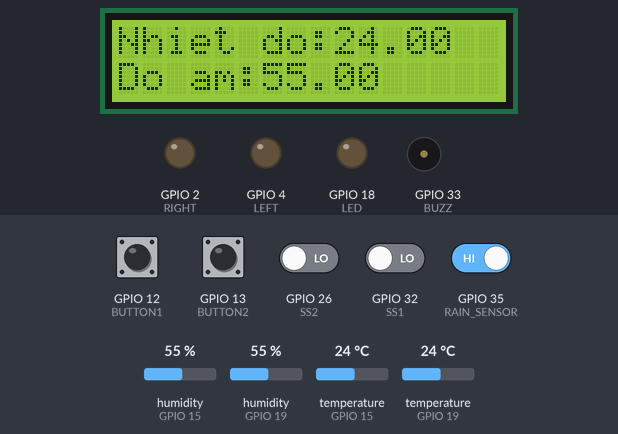
Simulated run of this sketch. Board: ESP32. Shown: 16×2 character LCD, output pins drawn as LEDs (lit = HIGH), buzzer (waves = sounding, pin HIGH). Inputs (shaded band) come from the test bench; at power-on: GPIO 12 (BUTTON1), GPIO 13 (BUTTON2), GPIO 35 (RAIN_SENSOR) HIGH, GPIO 26 (SS2), GPIO 32 (SS1) LOW, humidity (sensors on GPIO 15, GPIO 19) 55 %, temperature (sensors on GPIO 15, GPIO 19) 24 °C. WiFi joins after 1.5 s; servers stay silent unless stated.

Above: at 3.5 s.
3.6 s: GPIO 12 (BUTTON1) pulled LOW for 1 s
At 4.7 s:
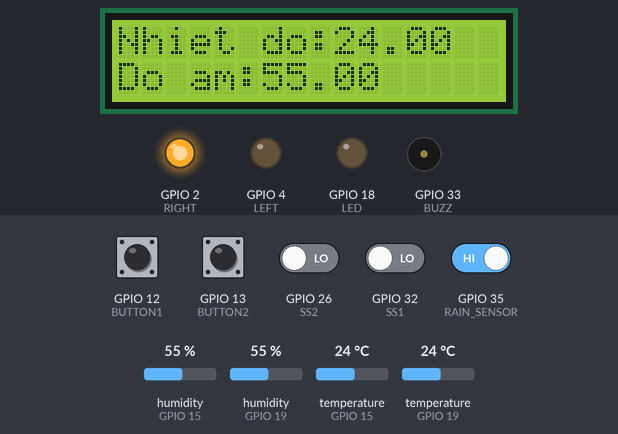
6.4 s: GPIO 13 (BUTTON2) pulled LOW for 1 s
At 7.8 s:
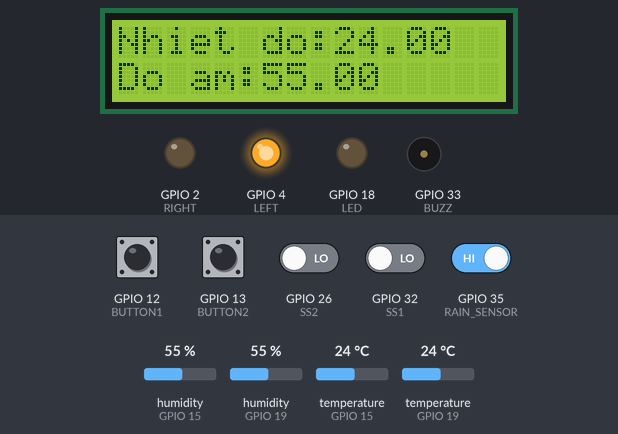
9.5 s: humidity (sensor on GPIO 15) set to 22 %
At 12.2 s:
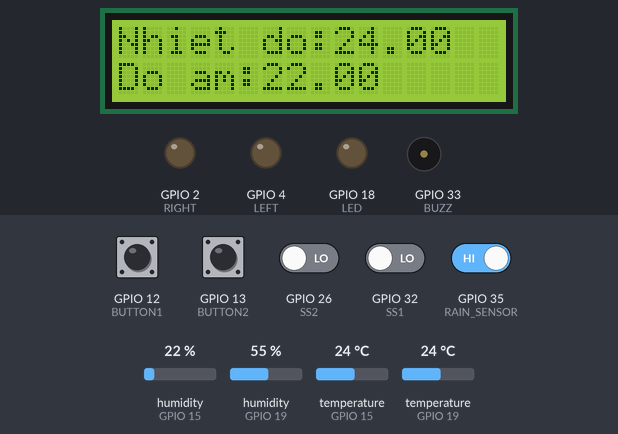
12.6 s: temperature (sensor on GPIO 15) set to 12 °C
At 13.6 s:
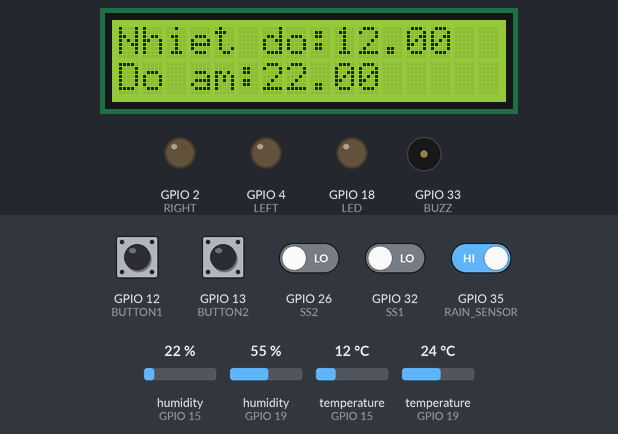
14.7 s: humidity (sensor on GPIO 15) set to 40 %
At 16.1 s:
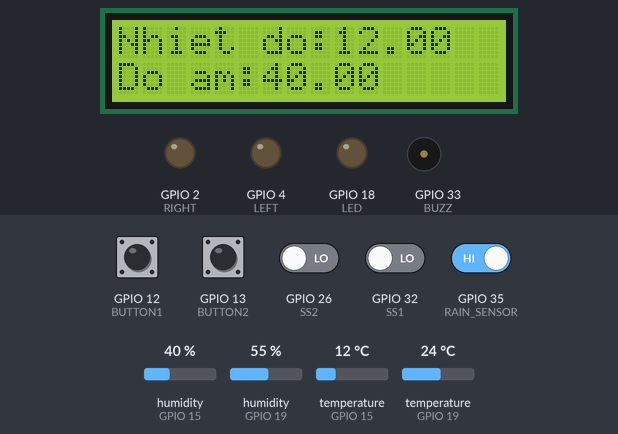
16.7 s: temperature (sensor on GPIO 15) set to 19 °C
At 18.7 s:
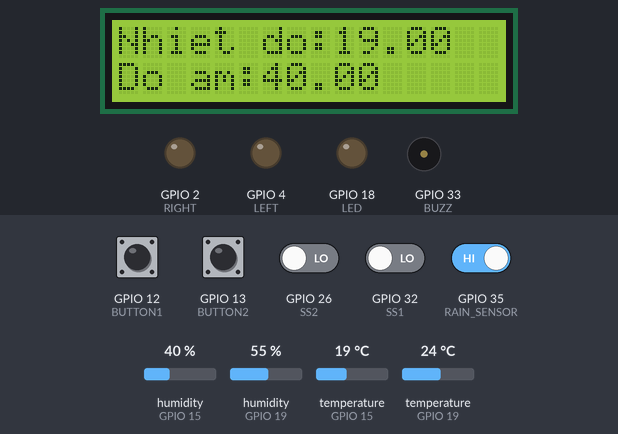
Timing chart, 0 to 19.8 s (numbered marks = the images above; inputs shaded):
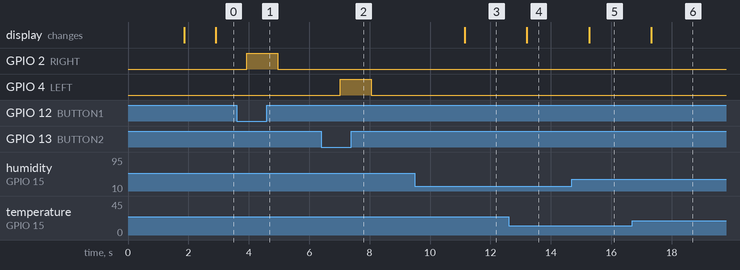

Measured:
- after the input at 3.6 s, GPIO 2 (RIGHT): LOW → HIGH after 0.33 s, → LOW 1.0 s later
- after the input at 6.4 s, GPIO 4 (LEFT): LOW → HIGH after 0.62 s, → LOW 1.0 s later
- after the input at 9.5 s, the display: changes after 1.6 s (image 3)
- after the input at 12.6 s, the display: changes after 0.61 s (image 4)
- after the input at 14.7 s, the display: changes after 0.57 s (image 5)
- after the input at 16.7 s, the display: changes after 0.63 s (image 6)

The sketch:

esp32.ino
```cpp
#define BLYNK_TEMPLATE_ID "TMPL63aM_ruoh"
#define BLYNK_TEMPLATE_NAME "test1"
#define BLYNK_AUTH_TOKEN "I9Xjh73bpGQZQ8mYB6-c5bsMpLe9Bt8J"

#include <WiFi.h>
#include <WiFiClient.h>
#include <BlynkSimpleEsp32.h>
#include <string.h>

#include <DHT.h>
#include <Wire.h>
#include <string.h>
#include <LiquidCrystal_I2C.h>

// set the LCD number of columns and rows
int lcdColumns = 16;
int lcdRows = 2;
LiquidCrystal_I2C lcd(0x27, lcdColumns, lcdRows);


//define sensor
#define DHTPIN1 19
#define DHTPIN2 15
#define sensorPower 34
#define RAIN_SENSOR 35
#define DHTTYPE DHT22
#define BUZZ 33
#define LED 18
#define BUTTON1 12
#define BUTTON2 13
#define RIGHT 2
#define LEFT 4
#define LED_BUTTON 27
#define SS1 32
#define SS2 26
#define BZ 33

DHT dht1(DHTPIN1, DHTTYPE);
DHT dht2(DHTPIN2, DHTTYPE);


//define virture pin
#define VPIN_BUTTON_0    V0
#define VPIN_BUTTON_1    V1
#define VPIN_BUTTON_2    V2
#define VPIN_BUTTON_3    V3
#define VPIN_BUTTON_4    V4


int RAIN_SENSOR_VALUE;
char auth[] = BLYNK_AUTH_TOKEN;
int LED_VALUE;
int button;
int button4;

// Your WiFi Credentials.
// Set password to "" for open networks.
char ssid[] = "Revenge";
char pass[] = "123456789";

void setup(){
  Serial.begin(9600);
  dht1.begin();
  dht2.begin();
  digitalWrite(sensorPower, LOW);
  pinMode(BUZZ, OUTPUT);
  pinMode(LED, OUTPUT);
  Blynk.begin(auth, ssid, pass);
  pinMode(BUTTON1, INPUT_PULLUP);
  pinMode(BUTTON2, INPUT_PULLUP);
  pinMode(LEFT, OUTPUT);
  pinMode(RIGHT, OUTPUT);
  pinMode(BZ, OUTPUT);
  pinMode(SS1, INPUT);
  pinMode(SS2, INPUT);
  // initialize LCD
  lcd.init();
  // turn on LCD backlight
  lcd.backlight();
}

void loop(){
  if ((digitalRead(SS1) == 1) || (digitalRead(SS2) == 1)){
    digitalWrite(BZ, LOW);
  }
  if ((digitalRead(BUTTON1) == digitalRead(BUTTON2)) & (digitalRead(BUTTON1) == HIGH) ){
    digitalWrite(LEFT, LOW);
    digitalWrite(RIGHT, LOW);
  }
  if ((digitalRead(BUTTON1) == digitalRead(BUTTON2)) & (digitalRead(BUTTON1) == LOW) ){
    digitalWrite(LEFT, LOW);
    digitalWrite(RIGHT, LOW);
  }
  if ((digitalRead(BUTTON1) != digitalRead(BUTTON2)) & (digitalRead(BUTTON1) == HIGH) ){
    digitalWrite(LEFT, HIGH);
    digitalWrite(RIGHT, LOW);
  }
  if ((digitalRead(BUTTON1) != digitalRead(BUTTON2)) & (digitalRead(BUTTON2) == HIGH) ){
    digitalWrite(LEFT, LOW);
    digitalWrite(RIGHT, HIGH);
  }
  Blynk.run();
  delay(1000);
  float h1 = dht1.readHumidity();
  float t1 = dht1.readTemperature();
  float f1 = dht1.readTemperature(true);

  if (isnan(h1) || isnan(t1) || isnan(f1)) {
    Serial.println(F("Failed to read from DHT sensor1!"));
    return;
  }
  float hif = dht1.computeHeatIndex(f1, h1);
  float hic = dht1.computeHeatIndex(t1, h1, false);

//OUTSIDE DHT
  float h2 = dht2.readHumidity();
  float t2 = dht2.readTemperature();
  float f2 = dht2.readTemperature(true);

  // Check if any reads failed and exit early (to try again).
  if (isnan(h2) || isnan(t2) || isnan(f2)) {
    Serial.println(F("Failed to read from DHT sensor2!"));
    return;
  }

  float hif2 = dht2.computeHeatIndex(f2, h2);
  float hic2 = dht2.computeHeatIndex(t2, h2, false);

  RAIN_SENSOR_VALUE = digitalRead(RAIN_SENSOR);

  Blynk.virtualWrite(VPIN_BUTTON_0, t1);
  Blynk.virtualWrite(VPIN_BUTTON_1, h1);
  lcd.setCursor(0, 0);
  lcd.print("Nhiet do:" + String(t2));
  lcd.setCursor(0,1);
  lcd.print("Do am:" + String(h2));
}
BLYNK_WRITE(VPIN_BUTTON_3) {
  button = param.asInt();
  if(button == 1) {
    digitalWrite(LED, HIGH);
  } else {
    digitalWrite(LED, LOW);
  }
}
BLYNK_WRITE(VPIN_BUTTON_4) {
  button4 = param.asInt();
  if(button4 == 1){
    if (RAIN_SENSOR_VALUE == 0 )
    {
      Blynk.logEvent("rain", "Water Detected!");
      Blynk.virtualWrite(VPIN_BUTTON_2, "Water Detected!!");
    }
    else if (RAIN_SENSOR_VALUE == 1 )
    {
      Blynk.virtualWrite(VPIN_BUTTON_2, "No Water Detected.");
    }
    while(digitalRead(SS2) != 1){
      digitalWrite(LEFT, HIGH);
      digitalWrite(RIGHT, LOW);
      digitalWrite(BZ, HIGH);
    }
  }
  else{
    while(digitalRead(SS1) != 1){
      digitalWrite(LEFT, LOW);
      digitalWrite(RIGHT, HIGH);
      digitalWrite(BZ, HIGH);
    }
  }
}
```
